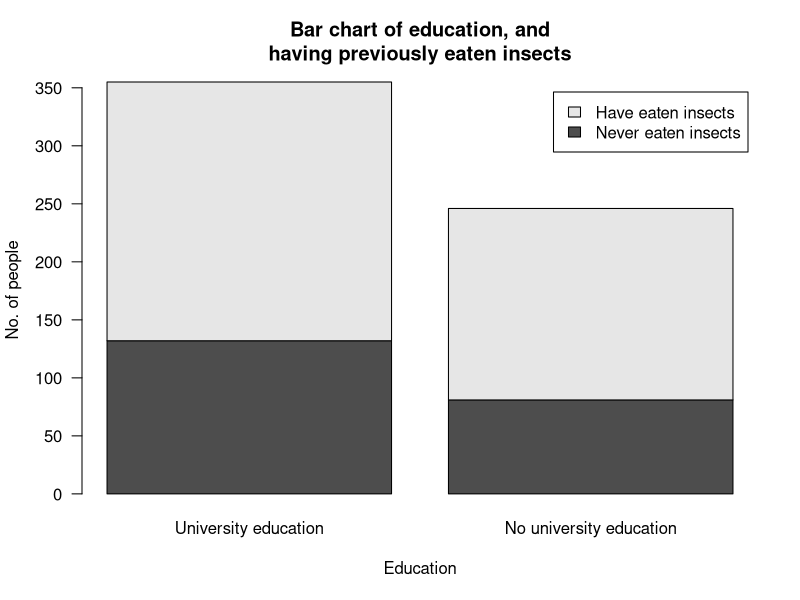

R code for this plot: (Note: this script raises an error after producing the figure.)
## ---- chunk 1
Education <- c("University education", 
               "University education",
               "No university education",
               "No university education")
Education <- ordered(Education,
                     levels = c("University education",
                                "No university education"))
Insects <- c("Yes",
             "No",
             "Yes",
             "No")
Insects <- ordered(Insects,
                   levels = c("Yes",
                              "No"))
Counts <- c(132,
            223,
            81,
            165)
EatInsects <- data.frame(Education = Education,
                         Insects = Insects,
                         Counts = Counts)

EatInsects.tab <- EatInsects.tab.Counts <- xtabs( Counts ~ Education + Insects,
                                                  data = EatInsects)

#barplot( t(EatInsects.tab),
#         las = 1,
#         ylim = c(0, 400),
#         main = "Eating of insects and\nuniversity education",
#         xlab = "Education",
#         ylab = "No. people")

EatInsects.tab <- cbind( EatInsects.tab, 
                         "Total" = rowSums(EatInsects.tab))
EatInsects.tab <- rbind( EatInsects.tab, 
                         "Total" = colSums(EatInsects.tab))
row.names(EatInsects.tab) <- c("University education",
                               "No university education",
                               "Total")


if( knitr::is_latex_output() ) {
  kable(surroundMaths(EatInsects.tab),
        format = "latex",
        booktabs = TRUE,
        longtable = FALSE,
        escape = FALSE,
        align = "r",
        col.names = c("Previously eaten insects",
                      "Never previously eaten insects",
                      "Total"),
        caption = "Eating insects and level of education"
  ) %>%
    column_spec(4, bold = TRUE)  %>%
    row_spec(0, bold = TRUE) %>%
    row_spec(3, bold = TRUE) %>%
    kable_styling(font_size = 10) %>%
    row_spec(2, hline_after = TRUE) 
}


if( knitr::is_html_output() ) {
  kable(EatInsects.tab,
        format = "html",
        booktabs = TRUE,
        longtable = FALSE,
        align ="r",
        row.names = c("University education",
                      "No university education"),
        col.names = c("Previously eaten insects",
                      "Never previously eaten insects"),
        caption = "Eating insects and level of education"
  )  %>%
    column_spec(4, bold = TRUE) %>%
    row_spec(3, bold = TRUE)
}    
## ---- chunk 2
EatInsectsNumericalSummary <- array( dim = c(3, 3))

EatInsectsNumericalSummary[1, ] <- c(format( round(EatInsects.tab.Counts[1,1]/EatInsects.tab.Counts[1,2], 4), nsmall = 3),
                                 round(EatInsects.tab.Counts[1,1]/sum(EatInsects.tab.Counts[1,]) * 100, 1),
                                 sum(EatInsects.tab.Counts[1,]) )
EatInsectsNumericalSummary[2, ] <- c(round(EatInsects.tab.Counts[2,1]/EatInsects.tab.Counts[2,2], 4),
                                 round(EatInsects.tab.Counts[2,1]/sum(EatInsects.tab.Counts[2,]) * 100, 1),
                                 sum(EatInsects.tab.Counts[2,]) )
EatInsectsNumericalSummary[3, ] <- c(round( (EatInsects.tab.Counts[1, 1] / EatInsects.tab.Counts[1, 2] ) / (EatInsects.tab.Counts[2, 1] / EatInsects.tab.Counts[2, 2]), 3), 
                                 NA,
                                 NA)
rownames(EatInsectsNumericalSummary) <- c("University education",
                                          "No university eduication",
                                          "Odds ratio")
    
if( knitr::is_latex_output() ) {
  kable(surroundMaths(EatInsectsNumericalSummary,
                      decDigits = c(3, 1, 0)),
        format = "latex",
        longtable = FALSE,
        booktabs = TRUE,
        escape = FALSE,
        align = "r",
        col.names = c("never eaten insects",
                      "never eaten insects", 
                      "size"),
       caption = "The odds and percentage of having previously eaten insects"
  ) %>%
     row_spec(3, italic = TRUE) %>%
     row_spec(0, bold = TRUE) %>%
   add_header_above( c(" ", "Odds of having" = 1, 
                       "Percentage having" = 1,
                       "Sample" = 1),
                     line = FALSE,
                     bold = TRUE) %>%
	 kable_styling(font_size = 10) 
}
if( knitr::is_html_output() ) {
  kable(EatInsectsNumericalSummary,
               format = "html",
               longtable = FALSE,
               booktabs = TRUE,
               align = c("r", "r", "r"),
               col.names = c("Odds of having most\nnever eaten insects", 
                             "Percentage having most\nnever eaten insects", 
                             "Sample size"),
               caption = "The odds and percentage of having previously eaten insects"
  )  %>%
  kable_styling(full_width = FALSE)
}
## ---- chunk 3
barplot( t(EatInsects.tab.Counts),
        las = 1,
        legend.text = c("Never eaten insects",
                        "Have eaten insects"),
        ylab = "No. of people",
        xlab = "Education",
        main = "Bar chart of education, and\nhaving previously eaten insects")
## ---- chunk 4
EatInsects.ExpCounts <- chisq.test(EatInsects.tab.Counts)$expected
EatInsects.ExpCounts <- cbind( EatInsects.ExpCounts, 
                               "Total" = round( rowSums(EatInsects.ExpCounts)) )
EatInsects.ExpCounts <- rbind( EatInsects.ExpCounts, 
                               "Total" = round( colSums(EatInsects.ExpCounts)) )






if( knitr::is_latex_output() ) {

  ignore <- array( FALSE, dim = dim(EatInsects.ExpCounts))
  ignore[ 3, 1 ] <- ignore[ 3, 2 ] <- TRUE # This keeps the Total row with no decimals
  tab1 <- surroundMaths(EatInsects.ExpCounts,
                        decDigits = c(3, 3, 0), 
                        ignore = ignore)
  tab1[3, 1] <- paste0("$", as.numeric(tab1[3, 1]), "$")
  tab1[3, 2] <- paste0("$", as.numeric(tab1[3, 2]), "$")
  tab1[2, 1] <- paste0("\\phantom{0}", tab1[2, 1])
  
    kable( tab1,
        format = "latex",
        booktabs = TRUE,
        longtable = FALSE,
        escape = FALSE,
        digits = 3,
        align = c("l", "l", "c"),
        caption = "Eating insects and university education: Expected counts"
  ) %>%
     column_spec(4, bold = TRUE)  %>%
     row_spec(3, bold = TRUE) %>%
     row_spec(0, bold = TRUE) %>%
  row_spec(2, hline_after = TRUE) %>%
	kable_styling(font_size = 10)
}
if( knitr::is_html_output() ) {
  out <- kable(EatInsects.ExpCounts,
               format = "html",
               booktabs = TRUE,
               longtable = FALSE,
               digits = 3,
               align = "r",
               caption = "Eating insects and university education: Expected counts"
  ) %>%
     column_spec(4, bold = TRUE)  %>%
     row_spec(3, bold = TRUE)
    out
 }        
## ---- chunk 5
htmltools::tags$video(src = "./Movies/chi.mp4", 
                      width = "121", 
                      loop = "FALSE", 
                      controls = "controls", 
                      loop = "loop", 
                      style = "padding:5px; border: 2px solid gray;")
## ---- chunk 6
knitr::include_graphics( "jamovi/EatInsects/EatInsects-CI.png")
knitr::include_graphics( "jamovi/EatInsects/EatInsects-Test.png")
## ---- chunk 7
knitr::include_graphics("jamovi/EatInsects/EatInsects-Expected.png")
## ---- chunk 8
PB <- structure(list(LC = structure(c(1L, 1L, 2L, 2L), .Label = c("Adults with lung cancer", 
"Adults without lung cancer"), class = "factor"), Pets = structure(c(1L, 
2L, 1L, 2L), .Label = c("Kept pet birds", "Did not keep pet birds"
), class = "factor"), Counts = c(98, 141, 101, 328)), .Names = c("LC", 
"Pets", "Counts"), row.names = c(NA, -4L), class = "data.frame", variable.labels = structure(character(0), .Names = character(0)), codepage = 28591L)

PB2 <- xtabs( Counts ~ Pets + LC, data=PB)

PB2.exp <- chisq.test(PB2)$expected 
## ---- chunk 9
PB2T <- cbind( PB2, 
               "Total" = rowSums(PB2))
PB2T <- rbind( PB2T, 
               "Total" = colSums(PB2T))

if( knitr::is_latex_output() ) {
  kable( surroundMaths(PB2T),
        format = "latex",
        booktabs = TRUE,
        longtable = FALSE,
        escape = FALSE,
        align = "r",
        caption = "The pet bird data") %>% 
    column_spec(4, bold = TRUE) %>%
    row_spec(3, bold = TRUE) %>%
    row_spec(0, bold = TRUE) %>%
    row_spec(2, hline_after = TRUE) %>%
    kable_styling(font_size = 10)
}
if( knitr::is_html_output() ) {
  kable(PB2T,
               format = "html",
               booktabs = TRUE,
               longtable = FALSE,
               caption = "The pet bird data") %>%
     column_spec(4, bold = TRUE)
}
## ---- chunk 10
PBsummary <- array( dim = c(3, 3) )

colnames(PBsummary) <- c( "Odds of keeping pet bird",
                          "Percentage keeping pet bird",
                          "Sample size")
rownames(PBsummary) <- c("With lung cancer:",
                         "Without lung cancer:",
                         "Odds ratio:")
  
  
PBsummary[1, ] <- c(0.6950, 
                    41.0, 
                    239)
PBsummary[2, ] <- c(0.3079, 
                    25.5, 
                    429)
PBsummary[3, ] <- c(2.26, 
                    NA, 
                    NA)


if( knitr::is_latex_output() ) {
  kable(surroundMaths(PBsummary,
                      decDigits = c(4, 1, 0)),
        format = "latex",
        booktabs = TRUE,
        longtable = FALSE,
        escape = FALSE,
        align = "c",
        #align=c("p{28mm}", "p{28mm}", "c"),
        caption = "The odds and percentage of subjects keeping pet birds") %>%
    row_spec(0, bold = TRUE) %>%
    row_spec(3, italic = TRUE) %>%
    kable_styling(font_size = 10)
}
if( knitr::is_html_output() ) {
  kable(PBsummary,
        format = "html",
        booktabs = TRUE,
        longtable = FALSE,
        align = c("l", "r", "c"),
        caption = "The odds and percentage of subjects keeping pet birds")
}
## ---- chunk 11
PBExp <- PB2T 

PBExp[1, ] <- c(71.20, 
                127.80, 
		199)
PBExp[2, ] <- c(167.80,
                301.20, 
		469) 

if( knitr::is_latex_output() ) {
  kable( surroundMaths(PBExp,
                       decDigits = c(1, 1, 0)),
        format = "latex",
        booktabs = TRUE,
        longtable = FALSE,
        align = "r",
        escape = FALSE,
        caption = "The expected counts for the pet bird data, if the proportion owning pet birds was the same for lung cancer cases and non-lung-cancer cases") %>%
   column_spec(4, bold = TRUE) %>%
   row_spec(3, bold = TRUE) %>%
   row_spec(2, hline_after = TRUE) %>%
   row_spec(0, bold = TRUE) %>%
   kable_styling(font_size = 10)
}
if( knitr::is_html_output() ) {
  kable(PBExp,
               format = "html",
               booktabs = TRUE,
               longtable = FALSE,
               caption = "The expected counts for the pet bird data, if the proportion owning pet birds was the same for lung cancer cases, and non-lung-cancer cases") %>%
     column_spec(4, bold = TRUE) %>%
     row_spec(3, bold = TRUE)
}
## ---- chunk 12
knitr::include_graphics("jamovi/PetBirds/Pets-All.png") 
## ---- chunk 13
knitr::include_graphics("SPSS/PetBirds/Pets-Chisq-OR.png") 
## ---- chunk 14
B12Data <- array( dim = c(3, 3) )

rownames(B12Data) <- c("Vegetarians",
                       "Non-vegetarians",
                       "Total")
colnames(B12Data) <- c("B12 deficient",
                       "Not B12 deficient",
                       "Total")

B12Data[1, ] <- c(8, 26, 34)
B12Data[2, ] <- c(8, 82, 90)
B12Data[3, ] <- c(16, 108, 124)
  
if( knitr::is_latex_output() ) {
  kable(surroundMaths(B12Data),
        format = "latex",
        booktabs = TRUE,
        longtable = FALSE,
        escape = FALSE,
        align = c("r", "r", "r"),
        caption = "The number of vegetarian and non-vegetarian women who are (and are not) B12 deficient") %>%
    row_spec(0, bold = TRUE) %>%
    row_spec(3, bold = TRUE) %>%
    column_spec(4, bold = TRUE) %>%
    row_spec(2, hline_after = TRUE) %>%
    kable_styling(font_size = 10)
  
}
if( knitr::is_html_output() ) {
  kable(B12Data,
               format = "html",
               booktabs = TRUE,
               longtable = FALSE,
               align = c("r","r", "r"),
               caption = "The number of vegetarian and non-vegetarian women who are (and are not) B12 deficient")  %>%
    row_spec(0, bold = TRUE) %>%
    row_spec(3, bold = TRUE) %>%
    column_spec(4, bold = TRUE)
}
## ---- chunk 15
B12summary <- array( dim = c(3, 3) )

colnames(B12summary) <- c( "Odds B12 deficient",
                          "Percentage B12 deficient",
                          "Sample size")
rownames(B12summary) <- c("Vegetarians:",
                         "Non-vegetarians:",
                         "Odds ratio:")
  
  
B12summary[1, ] <- c(0.3077, 
                     23.5, 
                     34)
B12summary[2, ] <- c(0.0976, 
                     8.9, 
                     90)
B12summary[3, ] <- c(3.15, 
                     NA, 
                     NA)

if( knitr::is_latex_output() ) {
  kable(surroundMaths(B12summary,
                      decDigits = c(4, 1, 0)),
        format = "latex",
        booktabs = TRUE,
        longtable = FALSE,
        escape = FALSE,
        align = "r",
        #align=c("p{20mm}", "p{25mm}", "c"),
        caption = "The odds and percentage of subjects that are B12 deficient") %>%
    row_spec(0, bold = TRUE) %>%
    row_spec(3, italic = TRUE) %>%
    kable_styling(font_size = 10)
}
if( knitr::is_html_output() ) {
  kable(B12summary,
        format = "html",
        booktabs = TRUE,
        longtable = FALSE,
        align = c("l", "r", "c"),
        caption = "The odds and percentage of subjects that are B12 deficient")
}
## ---- chunk 16
### B12 example
counts <- matrix( c(8, 26, 8, 82), 
                  byrow = TRUE, 
                  nrow = 2)
rownames(counts) <- c("Veg.", 
                      "Non-veg.")
colnames(counts) <- c("B12 def.", 
                      "Not B12 def.")

mp <- barplot(t(counts),
             las = 1,
             ylab = "Number of women",
             xlab = "Diet",
             col = c(BlockColour, ResponseColour),
             legend.text = TRUE,
             ylim = c(0, 100),
             args.legend = list(x = "topleft", 
                                bty = "n"),
             main = "Number of women who are\nand who are not B12 deficient",
            beside = TRUE)
box()
## ---- chunk 17
knitr::include_graphics( "jamovi/B12/B12-All.png")
## ---- chunk 18
knitr::include_graphics( "SPSS/B12/B12-Chisq-OR.png")
## ---- chunk 19
DumpTab <- array( dim = c(2, 3))

DumpTab[1, ] <- c(22, 15, 18)
DumpTab[2, ] <- c(6, 1, 36)
colnames(DumpTab) <- c("Acceptable", 
                       "Conditionally acceptable", 
                       "Not acceptable")
rownames(DumpTab) <- c("Reusable", 
                       "Non-reusable")

if( knitr::is_latex_output() ) {
  kable(surroundMaths(DumpTab),
        format = "latex",
        align = "r",
        longtable = FALSE,
        escape = FALSE,
        caption = "The opinion of Brisbane residents about kerbside dumping",
        booktabs = TRUE) %>%
    kable_styling(font_size = 10) %>%
    row_spec(1, bold = TRUE) %>%
    column_spec(1, bold = TRUE)
}
if( knitr::is_html_output() ) {
  kable(DumpTab,
        format = "html",
        longtable = FALSE,
        caption = "The opinion of Brisbane residents about kerbside dumping",
        booktabs = TRUE)
}
## ---- chunk 20
knitr::include_graphics( "jamovi/Kerbside/Kerbside-All.png")
## ---- chunk 21
knitr::include_graphics( "SPSS/Kerbside/Kerbside-Chisq.png")
## ---- chunk 22
barplot(t(DumpTab), 
        beside = TRUE,
        las = 1,
        ylab = "Counts",
        xlab = "Type of rubbish",
        main = "Side-by-side bar chart\n for kerbside-dumping data",
        legend.text = TRUE, 
        args.legend = list( bty = "n", 
                            ncol = 2,
                            x = "top"))

#knitr::include_graphics( "SPSS/Kerbside/Kerbside-SidebysideBar.png")
## ---- chunk 23
DumpSummary <- array( dim = c(3, 4) )

colnames(DumpSummary) <- c( "Odds",
                            "Odds ratio",
                           "Percentage",
                           "Sample size")
rownames(DumpSummary) <- c("Acceptable",
                           "Conditionally acceptable",
                           "Not acceptable")
  
  
DumpSummary[1, ] <- c( 3.667, 
                       7.333, 
                       78.6, 
                       28)
DumpSummary[2, ] <- c( 0.500, 
                       30.0, 
                       33.3, 
                       54)
DumpSummary[3, ] <- c(15.000, 
                      NA, 
                      93.4, 
                      16)


cap.tab <- "Odds and percentage that the opinion listed is held for reusable rubbish; the odds ratios are computed relative to the `Not acceptable' opinion"

if( knitr::is_latex_output() ) {
  kable(surroundMaths(DumpSummary,
                      decDigits = c(3, 3, 1, 0)),
        format = "latex",
        booktabs = TRUE,
        longtable = FALSE,
        escape = FALSE,
        align = c("r", "r", "r", "r"),
        caption = cap.tab) %>%
    row_spec(0, bold = TRUE) %>%
    kable_styling(font_size = 10)
}
if( knitr::is_html_output() ) {
  kable(DumpSummary,
        format = "html",
        booktabs = TRUE,
        longtable = FALSE,
        align = c("r", "r", "r", "r"),
        caption = cap.tab)
}
## ---- chunk 24
EV10 <- array(dim = c(2, 2))

colnames(EV10) <- c("Yes", 
                    "No")
rownames(EV10) <- c("No post-grad", 
                    "Post-grad study")

EV10[1, ] <- c(24, 8)
EV10[2, ] <- c(51, 29)
## ---- chunk 25
knitr::kable( surroundMaths(EV10),
         format = "latex",
         align = "r",
         booktabs = TRUE,
         longtable = FALSE,
         escape = FALSE,
         table.env = "@empty") %>%
   row_spec(0, bold = TRUE)
## ---- chunk 26
knitr::include_graphics( "jamovi/EVs/EVs-Tests-CI.png")
## ---- chunk 27
EV10 <- array(dim = c(2, 2))

colnames(EV10) <- c("Yes", 
                    "No")
rownames(EV10) <- c("No post-grad", 
                    "Post-grad study")

EV10[1, ] <- c(24, 8)
EV10[2, ] <- c(51, 29)

if( knitr::is_html_output() ) {
  kable(EV10,
        format = "html",
        longtable = FALSE,
        booktabs = TRUE,
        caption = "Responses to the question 'Would you purchase an electric vehicle in the next 10 years?' by education")
}
## ---- chunk 28
knitr::include_graphics( "jamovi/EVs/EVs-Tests-CI.png")
## ---- chunk 29
FliesData <- array( dim = c(2, 2))

FliesData[1, ] <- c(173, 125)
FliesData[2, ] <- c(150, 73)
colnames(FliesData) <- c("3 feet above ground", 
                         "35 feet above ground")
rownames(FliesData) <- c("Males", 
                         "Females")
## ---- chunk 30
knitr::kable( surroundMaths(FliesData),
         format = "latex",
         align = "r",
         booktabs = TRUE,
         longtable = FALSE,
         escape = FALSE,
         table.env = "@empty") %>%
   row_spec(0, bold = TRUE)
   #kable_styling(font_size = 10) %>% # CANNOT USE THIS IN THE MINIPAGE
   #column_spec(1, width = "13mm") %>%
   #column_spec(2, width = "22mm")
## ---- chunk 31
counts <- matrix( c(173, 125, 150, 73), 
                  byrow = TRUE, 
                  nrow = 2)
rownames(counts) <- c("M", 
                      "F")
colnames(counts) <- c("3 ft", 
                      "35 ft")

mp <- barplot( counts,
               las = 1,
               ylim = c(0, 200),
               col = c(BlockColour, 
                       ResponseColour),
               ylab = "Number of sandflies",
               main = "Number of female and male\nsandflies at different heights",
               xlab = "Height above ground",
               beside = TRUE)

text(1.5, 50, "M")
text(2.5, 50, "F")
text(4.5, 50, "M")
text(5.5, 50, "F")

box()
## ---- chunk 32
if( knitr::is_html_output() ) {
  kable(FliesData,
        format = "html",
        longtable = FALSE,
        caption = "The sex of sandflies at two heights",
        booktabs = TRUE) %>%
    kable_styling(full_width = FALSE) 
  
}
## ---- chunk 33
FliesSummary <- array( dim = c(3, 3) )

colnames(FliesSummary) <- c( "Odds",
                             "Percentage",
                             "Sample size")
rownames(FliesSummary) <- c("3 feet:",
                            "35 feet:",
                            "Odds ratio:")
  
  
FliesSummary[1, ] <- c( "??", "??", "$298$")
FliesSummary[2, ] <- c( "$1.71$", "$67.3$", "$223$")
FliesSummary[3, ] <- c("$0.67$", "", "")


cap.tab <- "Odds and percentages of male sandflies at two heights above ground level"

if( knitr::is_latex_output() ) {
  kable(FliesSummary,
        format = "latex",
        booktabs = TRUE,
        longtable = FALSE,
        escape = FALSE,
        align = c("r", "r", "r"),
        caption = cap.tab) %>%
    row_spec(0, bold = TRUE) %>%
    row_spec(3, italic = TRUE) %>%
    kable_styling(font_size = 10)
}
if( knitr::is_html_output() ) {
  kable(FliesSummary,
               format = "html",
               booktabs = TRUE,
               longtable = FALSE,
               align = c("r", "r", "r"),
               caption = cap.tab) %>%
    kable_styling(full_width = FALSE) 
}
## ---- chunk 34
counts <- matrix( c(173, 125, 150, 73), 
                  byrow = TRUE, 
                  nrow = 2)
rownames(counts) <- c("M", 
                      "F")
colnames(counts) <- c("3 ft", 
                      "35 ft")

mp <- barplot( counts,
               las = 1,
               ylim = c(0, 200),
               col = c("lightblue", 
                       "thistle3"),
               ylab = "Number of sandflies",
               main = "Number of female and male\nsandflies at different heights",
               xlab = "Height above ground",
               beside = TRUE)

text(1.5, 50, "M")
text(2.5, 50, "F")
text(4.5, 50, "M")
text(5.5, 50, "F")

box()
## ---- chunk 35
knitr::include_graphics( "jamovi/Sandflies/Sandflies-All.png")
## ---- chunk 36
ScarsData <- array( dim = c(2, 2) )

rownames(ScarsData) <- c("Scar height 0mm (smooth)",
                         "Scar height more than 0mm, less than 1mm")
colnames(ScarsData) <- c("Women",
                         "Men")

ScarsData[1, ] <- c(99, 216)
ScarsData[2, ] <- c(62, 115)

if( knitr::is_latex_output() ) {
  kable(surroundMaths(ScarsData),
        format = "latex",
        booktabs = TRUE,
        longtable = FALSE,
        escape = FALSE,
        align = c("r", "r"),
        caption = "The number of men and women, with scars of different heights") %>%
    row_spec(0, bold = TRUE) %>%
  kableExtra::kable_styling(latex_options = "hold_position", 
                            font_size = 10)
}
if( knitr::is_html_output() ) {
  kable(ScarsData,
               format = "html",
               booktabs = TRUE,
               longtable = FALSE,
               align = c("r","r"),
               caption = "The number of men and women, with scars of different heights") %>%
    row_spec(0, bold = TRUE) %>%
    kable_styling(full_width = FALSE) 
}
## ---- chunk 37
knitr::include_graphics( "jamovi/ScarHeight/ScarHeight-All.png")
## ---- chunk 38
knitr::include_graphics( "jamovi/Turbines/TurbinesCI-jamovi.png" )
knitr::include_graphics( "jamovi/Turbines/TurbinesExpected-jamovi.png" )
## ---- chunk 39
data(EmeraldAug)

EmeraldAug$SOIpos <- factor( EmeraldAug$SOI>0 )

SOI.tab <- xtabs( ~ (SOIpos) + (Rain > 0), 
                  data = EmeraldAug)

colnames(SOI.tab) <- c("No rainfall recorded", 
                       "Rainfall recorded")
rownames(SOI.tab) <- c("Non-positive SOI", 
                       "Positive SOI")

#prop.table(SOI.tab, margin=1 )

#chisq.test(SOI.tab)
#chisq.test(SOI.tab, correct=FALSE)
#chisq.test(SOI.tab, correct=FALSE)$expected
## ---- chunk 40
if( knitr::is_latex_output() ) {
  kable( surroundMaths(t(SOI.tab)),
         format = "latex",
         align = "r",
         longtable = FALSE,
         booktabs = TRUE,
         escape = FALSE,
         caption = "The SOI, and whether rainfall was recorded in Augusts between 1889 and 2002 inclusive") %>%
    kable_styling(font_size = 10) %>%
    row_spec(0, bold = TRUE) %>%
    column_spec(0, bold = TRUE)
}
if( knitr::is_html_output() ) {
  kable( t(SOI.tab),
                format = "html",
                longtable = FALSE,
                booktabs = TRUE,
                caption = "The SOI, and whether rainfall was recorded in Augusts between 1889 and 2002 inclusive") %>%
     kable_styling(full_width = FALSE)
}
## ---- chunk 41
knitr::include_graphics( "jamovi/EmeraldRain/EmeraldRain-All.png" )
## ---- chunk 42
data(HatSunglasses)

SG.Table.GenderHat <- xtabs(Count ~ Hat + Gender, 
                            data = HatSunglasses)
## ---- chunk 43
knitr::include_graphics( c("SPSS/Sunglasses/SunglassesSPSS.png") )
## ---- chunk 44
PhoneTable <- array( dim = c(2, 3))
PhoneTable[1, ] <- c(263, 259, 302)
PhoneTable[2, ] <- c(94, 98, 51)
colnames(PhoneTable) <- c("Answer call", 
                          "Respond to text", 
                          "Reply to email")
rownames(PhoneTable) <- c("Low exposure", 
                          "High exposure")

if( knitr::is_latex_output() ) {
  kable(surroundMaths(PhoneTable),
        format = "latex",
        align = "r",
        escape = FALSE,
        longtable = FALSE,
        caption = "Mobile-phone behaviour of pedestrians. (`Low exposure' means the behaviour was displayed less than once per week; `High exposure' means the behaviour was displayed one per week or more.) ",
      booktabs = TRUE) %>%
    kable_styling(font_size = 10) %>%
    row_spec(0, bold = TRUE) %>%
    column_spec(0, bold = TRUE)
}


if( knitr::is_html_output() ) {
  kable(PhoneTable,
        format = "html",
        longtable = FALSE,
        caption = "Mobile-phone behaviour of pedestrians. ('Low exposure' means the behaviour was displayed less than once per week; 'High exposure' means the behaviour was displayed one per week or more.) ",
      booktabs = TRUE)
}
